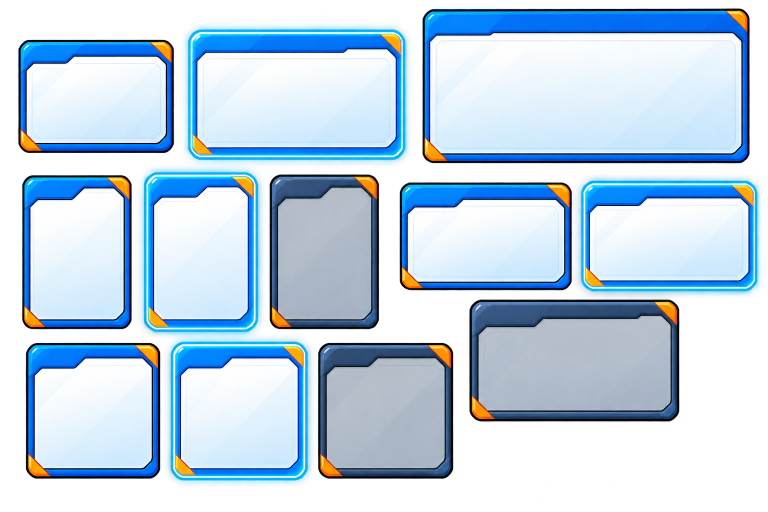
#> input picture ui/source/card.png, 1536 x 1024 px (shown at 1/2 size)
$ python slice_ui.py
#> lines starting #> are read from the running program, lines starting #| are printed output that depends on the picture; after the words box and inside, x2 and y2 are one past the last pixel; in counts of white or black regions, pixels touching at a corner belong together
#!/usr/bin/env python3
"""Cat 3 sheet UI (ui/source/*.png) thanh tung asset WebP lossless trong ui/<nhom>/ + manifest ui/ui.json.

Sheet goc da co alpha san (nen trong suot, glow ban trong suot) nen KHONG xoa nen:
- vung dac (alpha > 128) = mot phan tu; glow/vien mo (alpha > 8) gan vao phan tu gan nhat trong ban kinh GLOW
- cat sat khung + PAD px trong suot, alpha 254 -> 255, RGB duoi alpha 0 xoa ve 0 (file nho, khong ri mau khi scale)
- ten dat theo luoi: vi tri hang/cot trong tung vung cua sheet (xem LAYOUT). Sai so phan tu -> dung lai bao loi.

Can numpy + scipy (he thong khong co san):
    python3 -m venv /tmp/uivenv && /tmp/uivenv/bin/pip install numpy scipy pillow
    /tmp/uivenv/bin/python slice_ui.py      # doi sheet thi chay lai
"""
import json, os, shutil
import numpy as np
from PIL import Image
from scipy import ndimage as ndi

HERE = os.path.dirname(os.path.abspath(__file__))
UI = os.path.join(HERE, 'ui')
SOLID, FAINT = 128, 8   # nguong alpha: loi phan tu / bo nhieu
GLOW = 24               # px: glow xa hon loi phan tu thi bo
PAD = 2

ICONS = ['close', 'check', 'back', 'next', 'play', 'pause', 'refresh', 'home', 'settings', 'info']
STATES = ['normal', 'selected', 'pressed', 'hover', 'disabled']
TIERS = ['bronze', 'silver', 'gold', 'blue']
FILLS = ['blue', 'green', 'yellow', 'red']


def grid(rows, cols, name):
    """Vung xep luoi rows x cols (danh sach nhan) -> name(row, col)."""
    return {'rows': rows, 'cols': cols, 'name': name}


# Moi sheet: danh sach (thu muc con, vung (x0, y0, x1, y1) tren sheet goc, cach dat ten).
# Vung chi can bao tron tam cac phan tu; tam nam trong vung nao thuoc vung do.
LAYOUT = {
    'card.png': [
        ('cards', (0, 0, 1536, 330), grid(1, ['landscape_sm_normal', 'landscape_md_selected', 'panel_wide_normal'],
                                          lambda r, c: f'card_{c}')),
        ('cards', (0, 330, 1536, 590), grid(1, ['portrait_normal', 'portrait_selected', 'portrait_disabled',
                                                'landscape_normal', 'landscape_selected'], lambda r, c: f'card_{c}')),
        ('cards', (0, 590, 1536, 1024), grid(1, ['square_normal', 'square_selected', 'square_disabled',
                                                 'landscape_md_disabled'], lambda r, c: f'card_{c}')),
    ],
    'button.png': [
        ('buttons', (0, 0, 1536, 470), grid(['blue', 'navy', 'green', 'yellow', 'red'], STATES,
                                            lambda r, c: f'btn_{r}_{c}')),
        ('buttons/round', (1070, 470, 1536, 770), grid(['blue', 'red', 'green', 'yellow'], STATES,
                                                       lambda r, c: f'round_{r}_{c}')),
        ('buttons/square', (1040, 770, 1536, 1024), grid(['blue', 'red', 'green'],
                                                         ['normal', 'selected', 'pressed', 'yellow', 'disabled'],
                                                         # cot vang: 3 nut giong het nhau -> chi lay 1
                                                         lambda r, c: ('square_yellow_normal' if r == 'blue' else None)
                                                         if c == 'yellow' else f'square_{r}_{c}')),
        ('icons/circle', (0, 470, 1060, 770), grid(['blue', 'red', 'green'], ICONS, lambda r, c: f'circle_{r}_{c}')),
        ('icons/square', (0, 770, 1030, 1024), grid(['blue', 'red', 'green'], ICONS, lambda r, c: f'square_{r}_{c}')),
    ],
    'progress_badget.png': [
        ('badges', (0, 0, 780, 190), grid(1, TIERS, lambda r, c: f'badge_laurel_{c}')),
        ('badges', (780, 0, 1536, 190), grid(1, TIERS, lambda r, c: f'badge_shield_{c}')),
        ('badges', (0, 190, 780, 370), grid(1, TIERS, lambda r, c: f'badge_hexagon_{c}')),
        ('badges', (780, 190, 1536, 370), grid(1, TIERS, lambda r, c: f'badge_rosette_{c}')),
        ('badges', (0, 370, 780, 520), grid(1, TIERS, lambda r, c: f'badge_wing_ring_{c}')),
        ('badges', (780, 370, 1536, 520), grid(1, TIERS, lambda r, c: f'badge_wing_crest_{c}')),
        ('progress', (0, 520, 660, 740), grid(['lg', 'md', 'sm'], 1, lambda r, c: f'track_{r}')),
        ('progress', (0, 740, 660, 820), grid(1, 1, lambda r, c: 'track_segmented')),
        # thanh fill = 3 manh (dau, than, duoi) -> gop theo o luoi
        ('progress', (660, 520, 1536, 740), {'cells': ([660, 860, 1075, 1295, 1536], [520, 590, 660, 740]),
                                             'rows': ['lg', 'md', 'sm'], 'cols': FILLS,
                                             'name': lambda r, c: f'fill_{c}_{r}'}),
        # khoi segment giong het nhau trong mot nhom -> chi lay khoi dau moi mau
        ('progress', (660, 740, 1536, 820), {'first_of': [660, 850, 1040, 1290, 1536], 'cols': FILLS,
                                             'name': lambda c: f'segment_{c}'}),
        ('progress', (0, 820, 230, 1024), grid(1, 1, lambda r, c: 'ring_frame')),
        # cung gauge = 4 manh (2 dau + 2 cung) -> gop thanh mot asset moi mau
        ('progress', (230, 820, 1536, 1024), {'cells': ([230, 560, 880, 1200, 1536], [820, 1024]),
                                              'rows': [None], 'cols': FILLS, 'name': lambda r, c: f'arc_{c}'}),
    ],
}


def rows_of(items):
    """Gom phan tu thanh hang theo tam y (khoang trong > nua chieu cao phan tu = hang moi)."""
    items = sorted(items, key=lambda o: o['cy'])
    rows = [[items[0]]]
    for o in items[1:]:
        prev = rows[-1][-1]
        if o['cy'] - prev['cy'] > min(o['h'], prev['h']) / 2:
            rows.append([])
        rows[-1].append(o)
    return [sorted(r, key=lambda o: o['cx']) for r in rows]


def main():
    src_dir = os.path.join(UI, 'source')
    os.makedirs(src_dir, exist_ok=True)
    for f in LAYOUT:                            # lan dau: chuyen sheet goc tu goc repo vao ui/source/
        if os.path.exists(os.path.join(HERE, f)):
            shutil.move(os.path.join(HERE, f), os.path.join(src_dir, f))

    manifest = {'format': 'webp (lossless, alpha)', 'source': 'ui/source/', 'assets': {}}
    for sheet, regions in LAYOUT.items():
        rgba = np.asarray(Image.open(os.path.join(src_dir, sheet)).convert('RGBA')).copy()
#> rgba is the input picture: shape (1024, 1536, 4); mean R, G, B, A 120.4, 156.3, 183.1, 172.5
        alpha = rgba[..., 3]
        lab, n = ndi.label(alpha > SOLID)
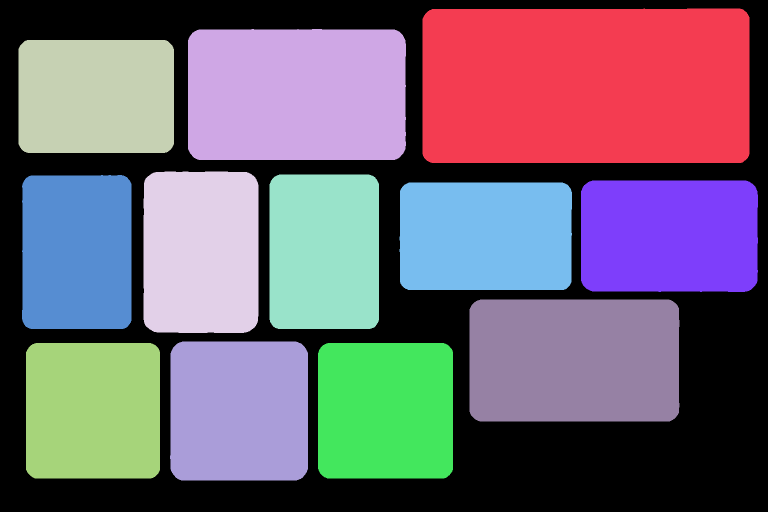
#> lab: shape (1024, 1536) int32 (shown at 1/2 size); 13 distinct labels, from 0 to 12; one colour per label, 0 black
#> n = 12
        # glow/vien mo -> loi gan nhat
        dist, (iy, ix) = ndi.distance_transform_edt(lab == 0, return_indices=True)
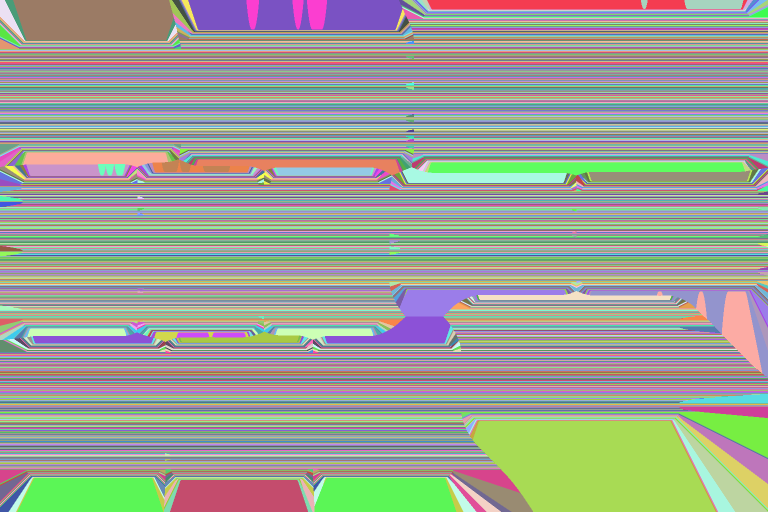
#> iy: shape (1024, 1536) int32 (shown at 1/2 size); 927 distinct labels, from 17 to 960; one colour per label, 0 black
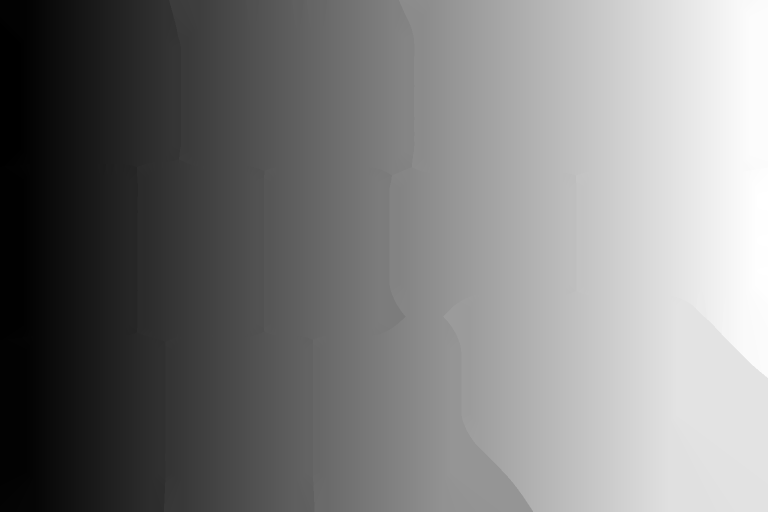
#> ix: shape (1024, 1536) int32 (shown at 1/2 size); min 37, max 1515, mean 764; drawn with min black and max white
        owner = lab[iy, ix]
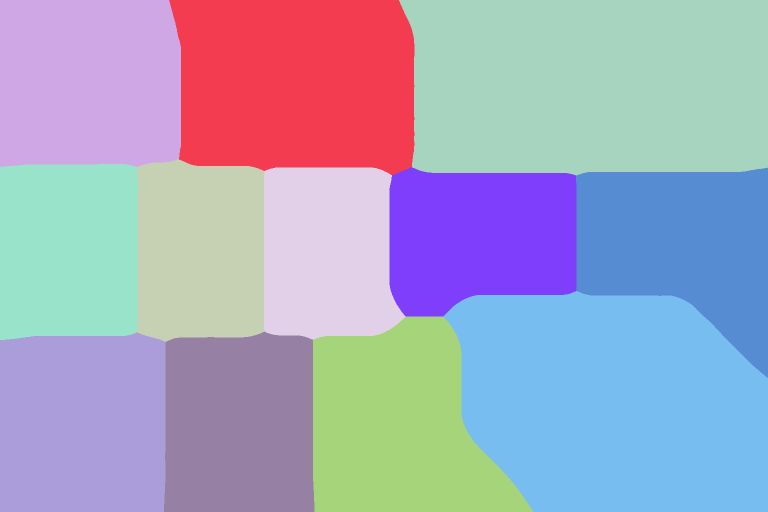
#> owner: shape (1024, 1536) int32 (shown at 1/2 size); 12 distinct labels, from 1 to 12; one colour per label, 0 black
        owner[(alpha <= FAINT) | (dist > GLOW)] = 0
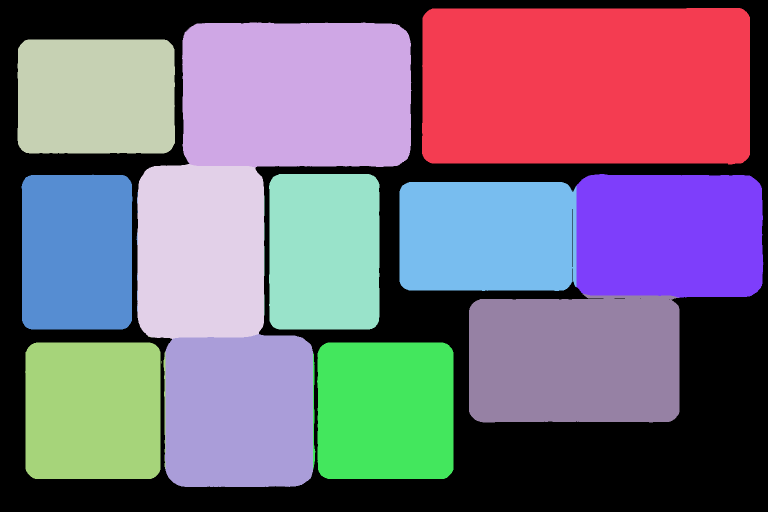
#> owner: shape (1024, 1536) int32 (shown at 1/2 size); 13 distinct labels, from 0 to 12; one colour per label, 0 black
        idx = range(1, n + 1)
        sizes = ndi.sum_labels(np.ones_like(lab), lab, idx)
#> sizes = [201093, 112963, 69831, 73186, 67216, 66596, 77812, 73413, 101729, 75750, 72171, 72689]
        centers = ndi.center_of_mass(np.ones_like(lab), lab, idx)
#> centers = [(171.4, 1171.7), (188.9, 593.1), (192.5, 192), (504.1, 401.6), (503.1, 648), (504, 153.5), (471.6, 1338.2), (472, 971.1), (720.5, 1148.1), (821.5, 478), (821, 185.6), (821, 770.6)]
        objs = []
        for i, s in enumerate(ndi.find_objects(owner)):
            if s is None or sizes[i] < 60:      # vun nho le
                continue
            y0, y1, x0, x1 = s[0].start, s[0].stop, s[1].start, s[1].stop
            cy, cx = centers[i]
            objs.append({'ids': [i + 1], 'box': (x0, y0, x1, y1), 'cx': cx, 'cy': cy, 'h': y1 - y0})
#> this loop made 12 passes
#> (y0, y1, x0, x1, cy, cx) on passes 1 to 12: (16, 329, 844, 1500, 171.4, 1171.7), (45, 335, 364, 823, 188.9, 593.1), (79, 307, 35, 350, 192.5, 192), (328, 678, 275, 528, 504.1, 401.6), (348, 659, 528, 759, 503.1, 648), (349, 659, 43, 276, 504, 153.5), (348, 596, 1153, 1527, 471.6, 1338.2), (364, 582, 799, 1153, 472, 971.1), (587, 845, 938, 1359, 720.5, 1148.1), (668, 974, 330, 626, 821.5, 478), (673, 958, 50, 331, 821, 185.6), (685, 958, 626, 907, 821, 770.6)
#> after the loop, objs = 12 items
        used = set()

        def export(folder, name, group):
            ids = [k for o in group for k in o['ids']]
            x0 = min(o['box'][0] for o in group) - PAD
            y0 = min(o['box'][1] for o in group) - PAD
            x1 = max(o['box'][2] for o in group) + PAD
            y1 = max(o['box'][3] for o in group) + PAD
            x0, y0, x1, y1 = max(x0, 0), max(y0, 0), min(x1, rgba.shape[1]), min(y1, rgba.shape[0])
            px = rgba[y0:y1, x0:x1].copy()
            keep = np.isin(owner[y0:y1, x0:x1], ids)
            px[..., 3] = np.where(keep, px[..., 3], 0)
            px[..., 3][px[..., 3] >= 254] = 255
            px[px[..., 3] == 0] = 0
            rel = f'ui/{folder}/{name}.webp'
            os.makedirs(os.path.join(HERE, 'ui', folder), exist_ok=True)
            Image.fromarray(px, 'RGBA').save(os.path.join(HERE, rel), 'WEBP', lossless=True, quality=90, method=6)  # q100+m6 cham gap 15 lan, nho hon <1%
            assert name not in manifest['assets'], name
            manifest['assets'][name] = {'src': rel, 'w': x1 - x0, 'h': y1 - y0,
                                        'sheet': f'ui/source/{sheet}', 'rect': [x0, y0, x1 - x0, y1 - y0]}

        for folder, (rx0, ry0, rx1, ry1), spec in regions:
            inside = [o for o in objs if rx0 <= o['cx'] < rx1 and ry0 <= o['cy'] < ry1 and o['ids'][0] not in used]
            used.update(o['ids'][0] for o in inside)
            where = f'{sheet} vung {(rx0, ry0, rx1, ry1)}'
            if 'cells' in spec:
                xs, ys = spec['cells']
                for r, (ya, yb) in zip(spec['rows'], zip(ys, ys[1:])):
                    for c, (xa, xb) in zip(spec['cols'], zip(xs, xs[1:])):
                        group = [o for o in inside if xa <= o['cx'] < xb and ya <= o['cy'] < yb]
                        assert group, f'{where}: o {r}/{c} trong'
                        export(folder, spec['name'](r, c), group)
            elif 'first_of' in spec:
                xs = spec['first_of']
                for c, (xa, xb) in zip(spec['cols'], zip(xs, xs[1:])):
                    group = sorted((o for o in inside if xa <= o['cx'] < xb), key=lambda o: o['cx'])
                    assert group, f'{where}: nhom {c} trong'
                    o = group[0]
                    x0, y0, x1, y1 = o['box']
                    h = y1 - y0
                    if x1 - x0 > 1.6 * h:           # cac khoi dinh lien (vien cham nhau): cat o cho vung dac hep nhat
                        solid = ((owner[y0:y1, x0:x1] == o['ids'][0]) & (alpha[y0:y1, x0:x1] > SOLID)).sum(0)
                        cut = int(h * 0.5) + int(np.argmin(solid[int(h * 0.5):int(h * 1.5)]))
                        o = {**o, 'box': (x0, y0, x0 + cut - PAD, y1)}
                    export(folder, spec['name'](c), [o])
            else:
                rows = spec['rows'] if isinstance(spec['rows'], list) else [None] * spec['rows']
                cols = spec['cols'] if isinstance(spec['cols'], list) else [None] * spec['cols']
                found = rows_of(inside) if inside else []
                shape = [len(r) for r in found]
                assert shape == [len(cols)] * len(rows), f'{where}: can {len(rows)}x{len(cols)}, thay {shape}'
                for r, row in zip(rows, found):
                    for c, o in zip(cols, row):
                        if spec['name'](r, c):
                            export(folder, spec['name'](r, c), [o])
#> this loop made 3 passes
#> shape on passes 1 to 3: [3], [5], [4]
#> pass 1, in export, `keep = np.isin(owner[y0:y1, x0:x1], ids)`:
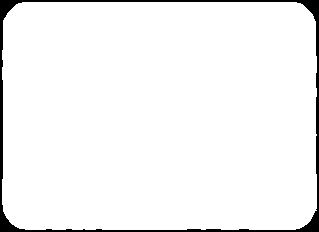
#> keep: shape (232, 319) bool; 95.8% white; 1 black region, box (x1, y1, x2, y2) and area: (0, 0, 319, 232) 3121
#> pass 1, in export (call 2), `px = rgba[y0:y1, x0:x1].copy()`:
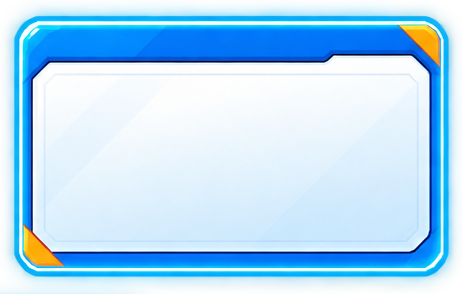
#> px: shape (294, 463, 4); mean R, G, B, A 149.1, 206, 240.5, 214.8; transparent parts drawn white
#> after the loop, used = 12 items
        left = [o['box'] for o in objs if o['ids'][0] not in used]
#> left = []
        assert not left, f'{sheet}: {len(left)} phan tu chua gan ten: {left}'

    with open(os.path.join(UI, 'ui.json'), 'w', encoding='utf-8') as f:
        head = {k: v for k, v in manifest.items() if k != 'assets'}
        body = ',\n'.join(f'  {json.dumps(k)}: {json.dumps(v, ensure_ascii=False)}' for k, v in manifest['assets'].items())
        f.write(json.dumps(head, ensure_ascii=False, indent=1)[:-2] + ',\n "assets": {\n' + body + '\n }\n}\n')
    print(f'{len(manifest["assets"])} asset -> ui/ (manifest ui/ui.json)')


if __name__ == '__main__':
#> (the run stopped early here; a loop or call above may not have finished)
